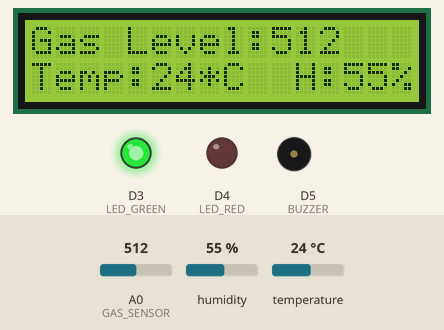
The sketch below on a simulated ESP8266 (NodeMCU). Parts: 16×2 character LCD, output pins drawn as LEDs (lit = HIGH), buzzer (waves = sounding). Inputs (shaded band) come from the test bench; at power-on: A0 (GAS_SENSOR) = 512, temperature 24 °C, humidity 55 %. WiFi joins after 1.5 s; servers stay silent unless stated; uploads are accepted with an empty reply; what the sketch prints to the serial monitor is not drawn.

Above: at 1.2 s.
1.3 s: A0 (GAS_SENSOR) set to 640
At 8.3 s:
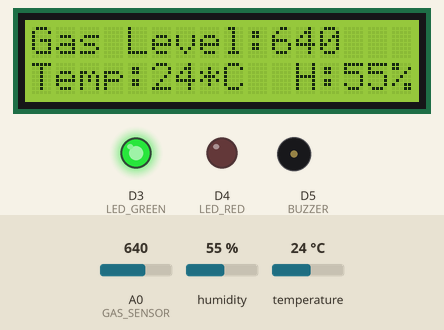
9.4 s: A0 (GAS_SENSOR) set to 669
At 15.1 s:
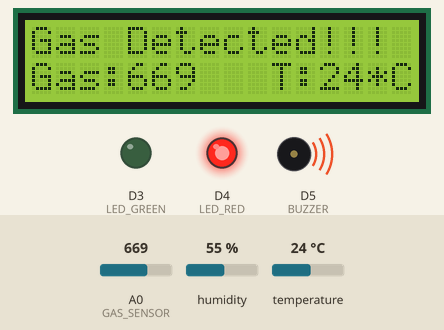
15.7 s: temperature set to 12 °C
At 21.6 s:
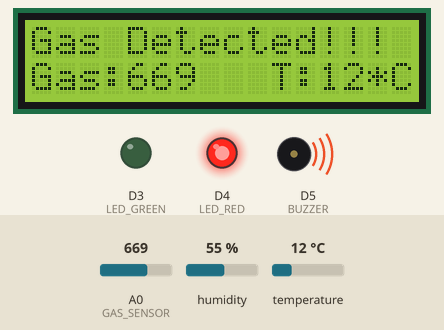
21.9 s: temperature set to 19 °C
At 27.3 s:
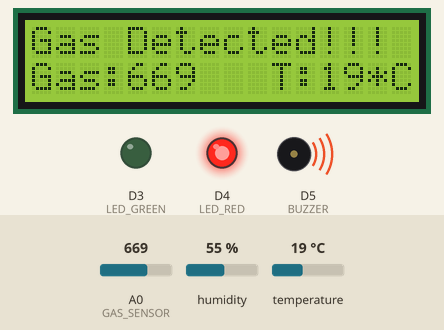
28.2 s: temperature set to 28 °C
At 34.0 s:
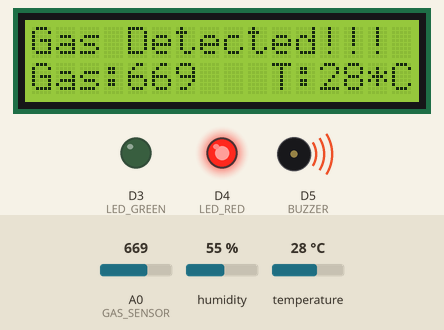
34.5 s: A0 (GAS_SENSOR) set to 716
At 40.7 s:
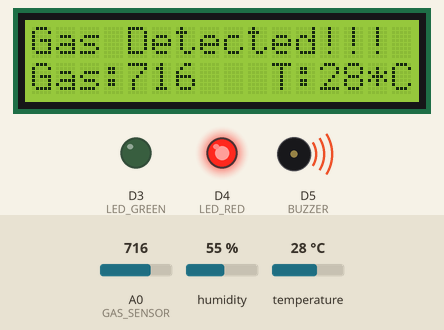
Timing chart, 0 to 41.8 s (numbered marks = the images above; inputs shaded):
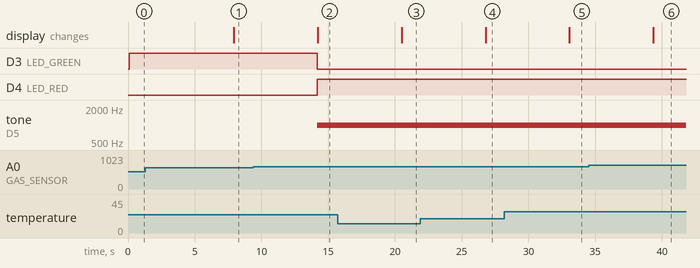

Measured:
- the behaviour switches between 650 and 651 on A0 (GAS_SENSOR) (found by bisection; images 1 and 2)
- after the input at 1.3 s, the display: changes after 6.6 s (image 1)
- after the input at 9.4 s, D3 (LED_GREEN): HIGH → LOW after 4.8 s; D4 (LED_RED): LOW → HIGH after 4.8 s; tone on D5 (BUZZER): silent → 1000 Hz after 4.8 s; the display: changes after 4.8 s (image 2)
- after the input at 15.7 s, the display: changes after 4.8 s (image 3)
- after the input at 21.9 s, the display: changes after 4.9 s (image 4)
- after the input at 28.2 s, the display: changes after 4.9 s (image 5)
- after the input at 34.5 s, the display: changes after 4.9 s (image 6)

The sketch:

PROJECT_GAS_SENOR_TEMP.ino
```cpp
#include <Arduino.h>
#include <ESP8266WiFi.h>
#include <ESP8266WiFiMulti.h>
#include <ESP8266HTTPClient.h>
#include <WiFiClient.h>
#include <ArduinoJson.h>
#include <LiquidCrystal_I2C.h>

// ETH11 - TEMP
#define DHTTYPE DHT11
#include "DHT.h"
#define DHTPIN D7
DHT dht(DHTPIN, DHTTYPE);

// MQ2 - GAS
#define GAS_SENSOR A0
#define LED_GREEN D3
#define LED_RED D4
#define BUZZER D5

// LCD
LiquidCrystal_I2C lcd(0x27, 16, 2);  // Địa chỉ I2C và kích thước màn hình


const char *SSID = "ABC";
const char *PASSWORD = "XYZ";
const char *URL = "http://199.999.1.99:8800/sensor";

ESP8266WiFiMulti WiFiMulti;
WiFiClient client;
HTTPClient http;

void setup() {

  Serial.begin(9600);
  // Serial.setDebugOutput(true);
  // LCD, GAS
  lcd.init();
  lcd.backlight();  // Bật đèn nền màn hình
  pinMode(GAS_SENSOR, INPUT);
  pinMode(LED_GREEN, OUTPUT);
  pinMode(LED_RED, OUTPUT);
  pinMode(BUZZER, OUTPUT);

  // Serial.println();
  // Serial.println();
  // Serial.println();

  // for (uint8_t t = 4; t > 0; t--) {
  //   Serial.printf("[SETUP] WAIT %d...\n", t);
  //   Serial.flush();
  //   delay(1000);
  // }

  WiFi.mode(WIFI_STA);
  WiFiMulti.addAP(SSID, PASSWORD);
  // wait for WiFi connection
  // while (WiFiMulti.run() != WL_CONNECTED) {
  //   delay(500);
  //   Serial.print(".");
  // }
  // Serial.println("");
  // Serial.println("WiFi connected");
  // Serial.println("IP address: ");
  // Serial.println(WiFi.localIP());
}

void postJsonData() {
  Serial.print("connecting to ");
  if ((WiFiMulti.run() == WL_CONNECTED)) {
    Serial.print("[HTTP] begin...\n");
    if (http.begin(client, URL)) {  // HTTP
      Serial.print("[HTTP] POST...\n");
      //gui du lieu len server dang JSON
      const int capacity = JSON_OBJECT_SIZE(5);
      StaticJsonDocument<capacity> doc;

      dht.begin();
      // Reading temperature or humidity takes about 250 milliseconds!
      // Sensor readings may also be up to 2 seconds 'old' (its a very slow sensor)
      float h = dht.readHumidity();
      // Read temperature as Celsius (the default)
      float t = dht.readTemperature();
      int g = analogRead(GAS_SENSOR);

      // doc["id"] = "1";
      doc["temperature"] = t;
      doc["humid"] = h;
      doc["gas"] = g;
      // doc["time"] = "2021-06-07T16:48:28.973";
      // doc["farmid"] = "2";

      char output[2048];
      serializeJson(doc, Serial);
      serializeJson(doc, output);


      http.addHeader("Content-Type", "application/json");
      int httpCode = http.POST(output);
      Serial.println(httpCode);  //Print HTTP return code
      // file found at server
      if (httpCode == HTTP_CODE_OK || httpCode == HTTP_CODE_MOVED_PERMANENTLY) {
        String payload = http.getString();
        Serial.println(payload);
        //          char input[50];
        //          payload.toCharArray(input, 50);
        //          //parseJson
        //          Serial.println("Begin parse json data ...");
        //          DynamicJsonDocument docResponse(2048);
        //          DeserializationError err = deserializeJson(docResponse, payload);
        //          if (err) {
        //            Serial.print(F("deserializeJson() failed with code "));
        //            Serial.println(err.c_str());
        //          }
        //auto name = docResponse["name"].as<char*>();
        Serial.println("done");

      } else {
        Serial.printf("[HTTP] POST... failed, error: %s\n", http.errorToString(httpCode).c_str());
      }

      http.end();  //Close connection Serial.println();
      Serial.println("closing connection");
    }
  }
}
void loop() {
  int g = analogRead(GAS_SENSOR);
  float h = dht.readHumidity();
  float t = dht.readTemperature();

  if (g <= 650) {
    digitalWrite(LED_RED, LOW);
    digitalWrite(LED_GREEN, HIGH);
    noTone(BUZZER);
    lcd.clear();
    lcd.setCursor(0, 0);
    lcd.print("Gas Level:");
    lcd.setCursor(10, 0);
    lcd.print(g);
    lcd.setCursor(0, 1);
    lcd.print("Temp:");
    lcd.setCursor(5, 1);
    lcd.print(t);
    lcd.setCursor(7, 1);
    lcd.print("*C");
    lcd.setCursor(9, 1);
    lcd.print("  H:");
    lcd.setCursor(13, 1);
    lcd.print(h);
    lcd.setCursor(15, 1);
    lcd.print("%");
    // delay(200);
  } else {
    lcd.print(g);
    digitalWrite(LED_RED, HIGH);
    digitalWrite(LED_GREEN, LOW);
    tone(BUZZER, 1000);
    lcd.clear();
    lcd.setCursor(0, 0);
    lcd.print("Gas Detected!!!");
    lcd.setCursor(0, 1);
    lcd.print("Gas:");
    lcd.setCursor(4, 1);  // Đặt vị trí con trỏ cột để viết thông số gas
    lcd.print(g);
    lcd.setCursor(8, 1);
    lcd.print("   ");
     lcd.setCursor(10, 1);
    lcd.print("T:");
    lcd.setCursor(12, 1);
    lcd.print(t);
    lcd.setCursor(14, 1);
    lcd.print("*C");
    // delay(200);
  }
  delay(1000);

  postJsonData();
  delay(5000);
}
```
